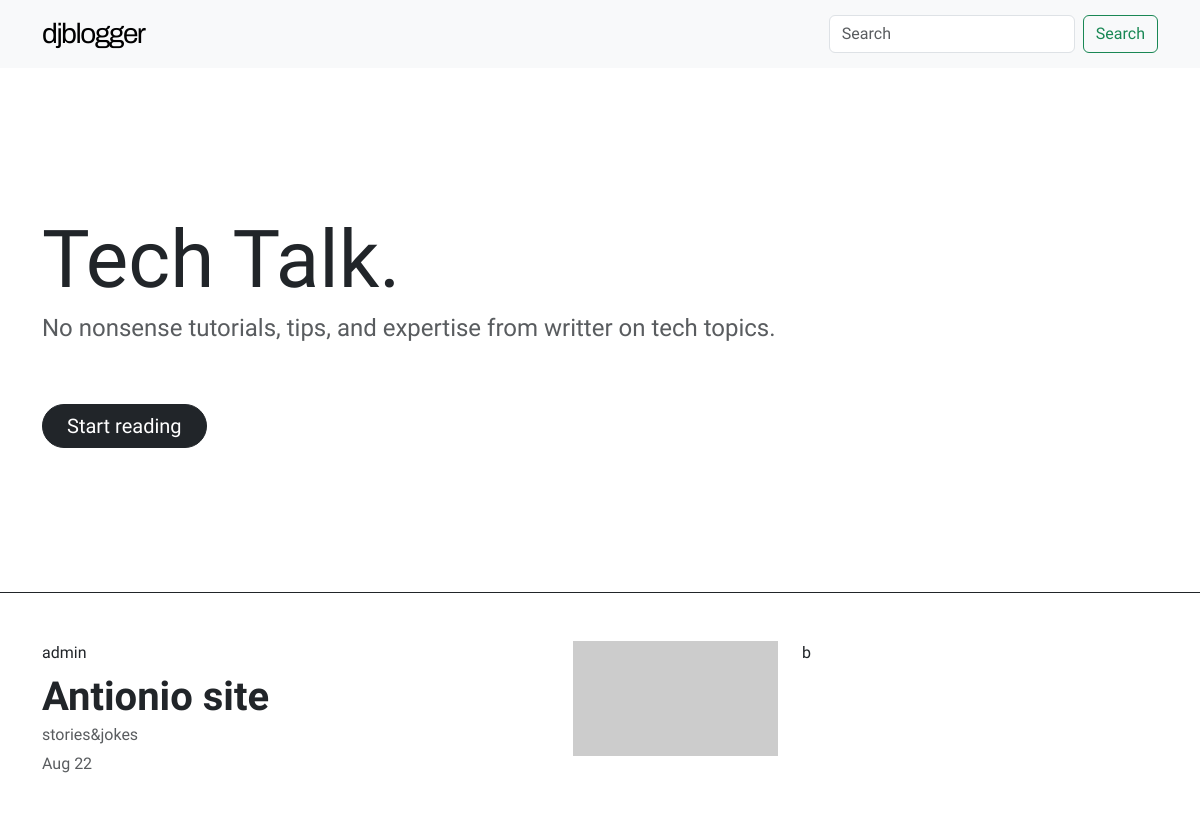
/, run on an earlier commit of the app's database.
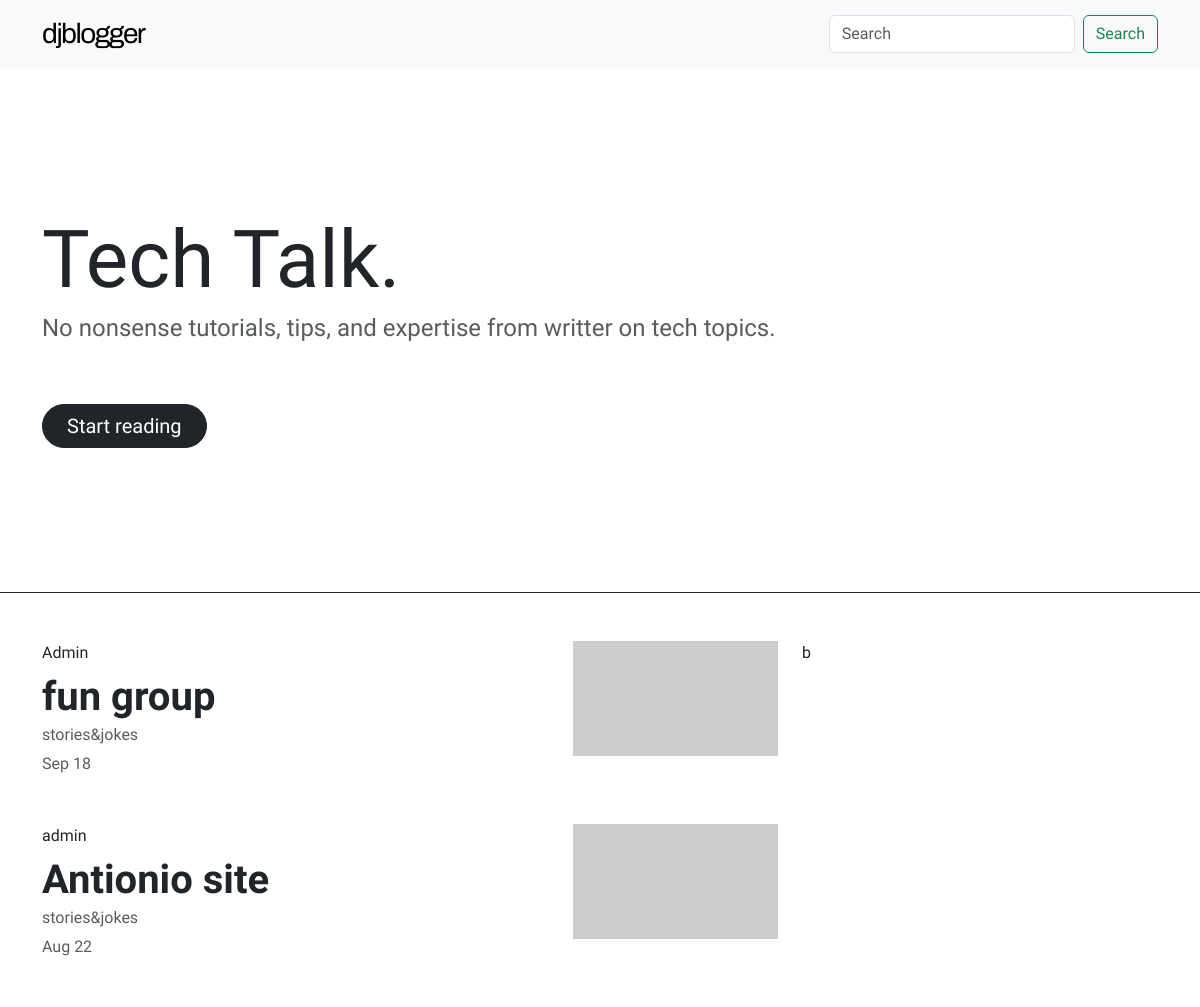
And on a later commit of the database.
### djblogger/blog/models.py (models this page shows, shortened)
class Post(models.Model):
    options = (
        ("draft", "Draft"),
        ("published", "Published"),
    )
    title = models.CharField(max_length=250)
    subtitle = models.CharField(max_length=100)
    slug = models.SlugField(max_length=250, unique=True)
    author = models.ForeignKey(
        User, on_delete=models.CASCADE, related_name="post_author"
    )
    content = models.TextField()
    created_at = models.DateTimeField(auto_now_add=True, editable=False)
    updated_at = models.DateTimeField(auto_now=True)
    status = models.CharField(max_length=10, choices= options, default="draft")
    class Meta:
        ordering = ('-created_at',)

### djblogger/blog/views.py (the view)
# urls.py: path("", views.HomeView.as_view(), name = "homepage"),
class HomeView(ListView):
    model = Post
    template_name = "blog/index.html"
    context_object_name = "post"

### djblogger/templates/blog/index.html (shortened to what this page needs)
{% extends "../base/base.html" %}
{% block template %}
{% include "../base/navbar.html" %}
{% include "./components/splash.html" %}
<div class="container pt-5">
    <div class="row">
        <div class="col-12 col-lg-8">
            {% for post in post %}
            <a href="" class="text-decoration-none">
                <div class="card border-0 pb-3 pb-sm-5">
                    <div class="row">
                        <div class="col-8">
                            <div class="card-body p-0">
                               <div class="pb-2 text-body infscroll-author">{{post.author}}</div>
                               <h1 class="mb-1 text-body fw-bold">{{post.title|truncatechars:80}}</h1>
                               <h2 class="text-muted fs-6 d-none d-sm-block">{{post.subtitle}}</h2>
                               <div class="text-muted infscroll-date">{{post.updated_at|date:"M d"}}</div>
                            </div>
                        </div>
                        <div class="col-4">
                            <img src="https://picsum.photos/205/115 " class="img-fluid float-end">
                        </div>
                    </div>
                </div>
            </a>
            {% endfor %}
        </div>
        <div class="d-none d-lg-block col-4">b</div>
    </div>
</div>
{% endblock %}

### djblogger/templates/base/base.html (shortened to what this page needs)
{% load static %}
<!doctype html>
<html lang="en">
  <head>
    <link href="https://cdn.jsdelivr.net/npm/bootstrap@5.3.1/dist/css/bootstrap.min.css" rel="stylesheet">
    <link rel="stylesheet", href="{% static "css/main.css"%}">
  </head>
  <body>
    {% block template %}
    {% endblock %}
  </body>
</html>

### djblogger/templates/base/navbar.html (shortened to what this page needs)
<nav class="navbar navbar-expand-lg bg-body-tertiary">
    <div class="container">
      <a class="navbar-brand logo fs-3" href="#">djblogger</a>
      <div class="collapse navbar-collapse" id="navbarSupportedContent">
        <form class="d-flex" role="search">
          <input class="form-control me-2" type="search" placeholder="Search" aria-label="Search">
          <button class="btn btn-outline-success" type="submit">Search</button>
        </form>
      </div>
    </div>
  </nav>

### djblogger/templates/blog/components/splash.html
<div class="border-bottom border-1 border-dark">
    <div class="container py-5">
        <div class="row py-1 py-md-5">
            <div class="col-12 col-md-6py-1 py-md-5 text-center text-md-start">
                <h1 class="display-1">Tech Talk.</h1>
                <p class='fs-4 lh-1 text-muted fw-500 pb-5'>
                    No nonsense tutorials, tips, and expertise from
                    writter on tech topics.
                </p>
                <button type="button"class='btn btn-dark rounded-pill fw-500 fs-5 px-4'>Start reading</button>
            </div>
        </div>
    </div>
</div>

### djblogger/static/css/main.css (style rules this page uses)
.logo { font-family: 'Archivo', sans-serif; letter-spacing: -1.5px; }
html, body { font-family: 'Barlow Semi Condensed', sans-serif; }
.fw-500 { font-weight: 500; }

What changed in the data, as far as the page shows it:
added Post: author "Admin", title "fun group", subtitle "stories&jokes", updated_at "Sep 18"
